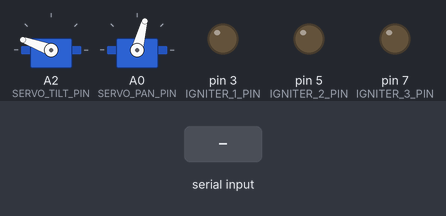
Bench run of a sketch on a simulated Arduino Uno, built with avr-gcc and run on an emulated ATmega328P. On the bench: 2 × servo, output pins drawn as LEDs (lit = HIGH). The inputs (shaded band) are chosen by the test bench.

Above: at 1.2 s.
1.3 s: "30,150\n" received over Serial
At 1.9 s:
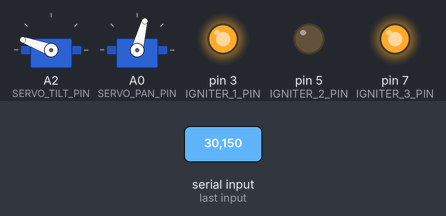
4.3 s: "200\n" received over the second serial link
At 5.3 s:
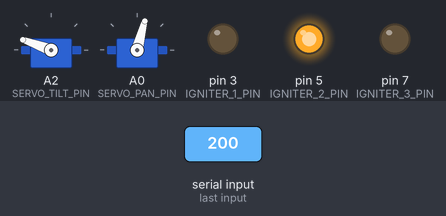
Timing chart, 0 to 7.3 s (numbered marks = the images above; inputs shaded):
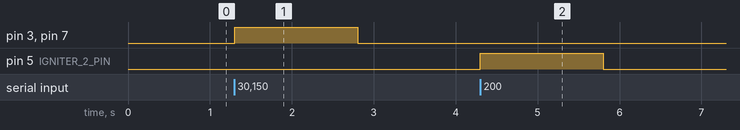

Measured:
- after the input at 1.3 s, pin 3 (IGNITER_1_PIN), pin 7 (IGNITER_3_PIN): LOW → HIGH at once, → LOW 1.5 s later
- after the input at 4.3 s, pin 5 (IGNITER_2_PIN): LOW → HIGH at once, → LOW 1.5 s later

The sketch:

Turret.ino
```cpp
#include <Servo.h>
#include <SoftwareSerial.h>

SoftwareSerial btSerial(10, 11); // RX, TX

//Modes
const boolean MANUAL_INPUT = false;

//Servo setup
const int SERVO_TILT_PIN = A2;
const int SERVO_PAN_PIN = A0;

const int TILT_MIN = 130;//limit 105
const int TILT_MAX = 180;//limit 180
const int TILT_MID = 160;

const int PAN_MIN = 40;
const int PAN_MAX = 130;
const int PAN_MID = 75;

const int STEP_MOVEMENT = 2;

int currentTilt = TILT_MID;
int currentPan = PAN_MID;

Servo servoTilt;
Servo servoPan;

//Ignighter setup
const int IGNITER_1_PIN = 3;
const int IGNITER_2_PIN = 5;
const int IGNITER_3_PIN = 7;

unsigned long igniter1Timer = 0;
unsigned long igniter2Timer = 0;
unsigned long igniter3Timer = 0;

const int IGNITER_AUTO_SHUTOFF = 1500;

void setup() {
  Serial.begin(9600);
  Serial.setTimeout(50);
  btSerial.begin(9600);

  //setup servos
  pinMode(SERVO_TILT_PIN, OUTPUT);
  pinMode(SERVO_PAN_PIN, OUTPUT);

  servoTilt.attach(SERVO_TILT_PIN);
  servoPan.attach(SERVO_PAN_PIN);

  middlePosition();
  moveServos();

  //setup igniters
  pinMode(IGNITER_1_PIN, OUTPUT);
  pinMode(IGNITER_2_PIN, OUTPUT);
  pinMode(IGNITER_3_PIN, OUTPUT);

  //ensure our igniters are cold...
  digitalWrite(IGNITER_1_PIN, LOW);
  digitalWrite(IGNITER_2_PIN, LOW);
  digitalWrite(IGNITER_3_PIN, LOW);
}

void loop() {
  unsigned long currentTime = millis();

  if (MANUAL_INPUT) {//only used to debug
    while (Serial.available()) {
      int tilt = Serial.parseInt();
      int pan = Serial.parseInt();

      currentTilt = tilt;
      currentPan = pan;

      moveServos();
    }
  } else {
    int gotMessageFrom = 0;
    boolean shouldMoveServos = false;

    if (Serial.available()) {
      gotMessageFrom = 1;
    } else if (btSerial.available()) {
      gotMessageFrom = 2;
    }

    if (gotMessageFrom > 0) {
      char key = (1 == gotMessageFrom ? Serial.read() : btSerial.read());

      if ('l' == key) { //left arrow byte(37)
        currentPan += STEP_MOVEMENT;
        shouldMoveServos = true;
      } else if ('r' == key) { //right arrow byte(39)
        currentPan -= STEP_MOVEMENT;
        shouldMoveServos = true;
      } else if ('u' == key) { //up arrow byte(38)
        currentTilt += STEP_MOVEMENT;
        shouldMoveServos = true;
      } else if ('d' == key) { //down arrow byte(40)
        currentTilt -= STEP_MOVEMENT;
        shouldMoveServos = true;
      } else if ('m' == key) { //midde (m) byte(109)
        middlePosition();
        shouldMoveServos = true;
      } else if ('1' == key) { //fire 1 (1) byte(49)
        fire(IGNITER_1_PIN);
        igniter1Timer = currentTime;
      } else if ('2' == key) { //fire 2 (2) byte(50)
        fire(IGNITER_2_PIN);
        igniter2Timer = currentTime;
      } else if ('3' == key) { //fire 3 (3) byte(51)
        fire(IGNITER_3_PIN);
        igniter3Timer = currentTime;
      }
    }

    if (shouldMoveServos) {
      moveServos();
    }
  }

  //to be safe, have the safety timers to shutoff the igniters outside all if statements
  if (currentTime - igniter1Timer >= IGNITER_AUTO_SHUTOFF) {
    digitalWrite(IGNITER_1_PIN, LOW);
  }
  if (currentTime - igniter2Timer >= IGNITER_AUTO_SHUTOFF) {
    digitalWrite(IGNITER_2_PIN, LOW);
  }
  if (currentTime - igniter3Timer >= IGNITER_AUTO_SHUTOFF) {
    digitalWrite(IGNITER_3_PIN, LOW);
  }
}

void middlePosition() {
  currentTilt = TILT_MID;
  currentPan = PAN_MID;
}

void moveServos() {
  //make sure we are constrained
  currentTilt = constrain(currentTilt, TILT_MIN, TILT_MAX);
  currentPan = constrain(currentPan, PAN_MIN, PAN_MAX);

  servoTilt.write(currentTilt);
  servoPan.write(currentPan);

  //printing to Serial slows us down a lot
  //so only enable when needed
  //printCurrentPosition();
}

void printCurrentPosition() {
  Serial.print("Current tilt: ");
  Serial.print(currentTilt);
  Serial.print(" z: ");
  Serial.println(currentPan);
}

void fire(int firePin) {
  digitalWrite(firePin, HIGH);
}
```
